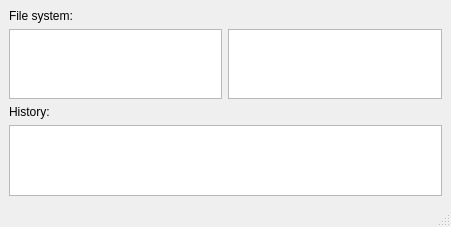
<?xml version="1.0" encoding="UTF-8"?>
<ui version="4.0">
 <class>MainWindow</class>
 <widget class="QMainWindow" name="MainWindow">
  <property name="geometry">
   <rect>
    <x>0</x>
    <y>0</y>
    <width>451</width>
    <height>227</height>
   </rect>
  </property>
  <property name="windowTitle">
   <string>MainWindow</string>
  </property>
  <widget class="QWidget" name="centralwidget">
   <layout class="QVBoxLayout" name="verticalLayout">
    <item>
     <widget class="QLabel" name="label_2">
      <property name="text">
       <string>File system:</string>
      </property>
     </widget>
    </item>
    <item>
     <layout class="QHBoxLayout" name="horizontalLayout_2">
      <item>
       <widget class="QTreeView" name="treeView"/>
      </item>
      <item>
       <widget class="QListView" name="listView"/>
      </item>
     </layout>
    </item>
    <item>
     <widget class="QLabel" name="label">
      <property name="text">
       <string>History:</string>
      </property>
     </widget>
    </item>
    <item>
     <widget class="QTextEdit" name="history">
      <property name="enabled">
       <bool>true</bool>
      </property>
      <property name="readOnly">
       <bool>true</bool>
      </property>
     </widget>
    </item>
   </layout>
  </widget>
  <widget class="QMenuBar" name="menubar">
   <property name="geometry">
    <rect>
     <x>0</x>
     <y>0</y>
     <width>451</width>
     <height>18</height>
    </rect>
   </property>
  </widget>
  <widget class="QStatusBar" name="statusbar"/>
 </widget>
 <resources/>
 <connections/>
</ui>
